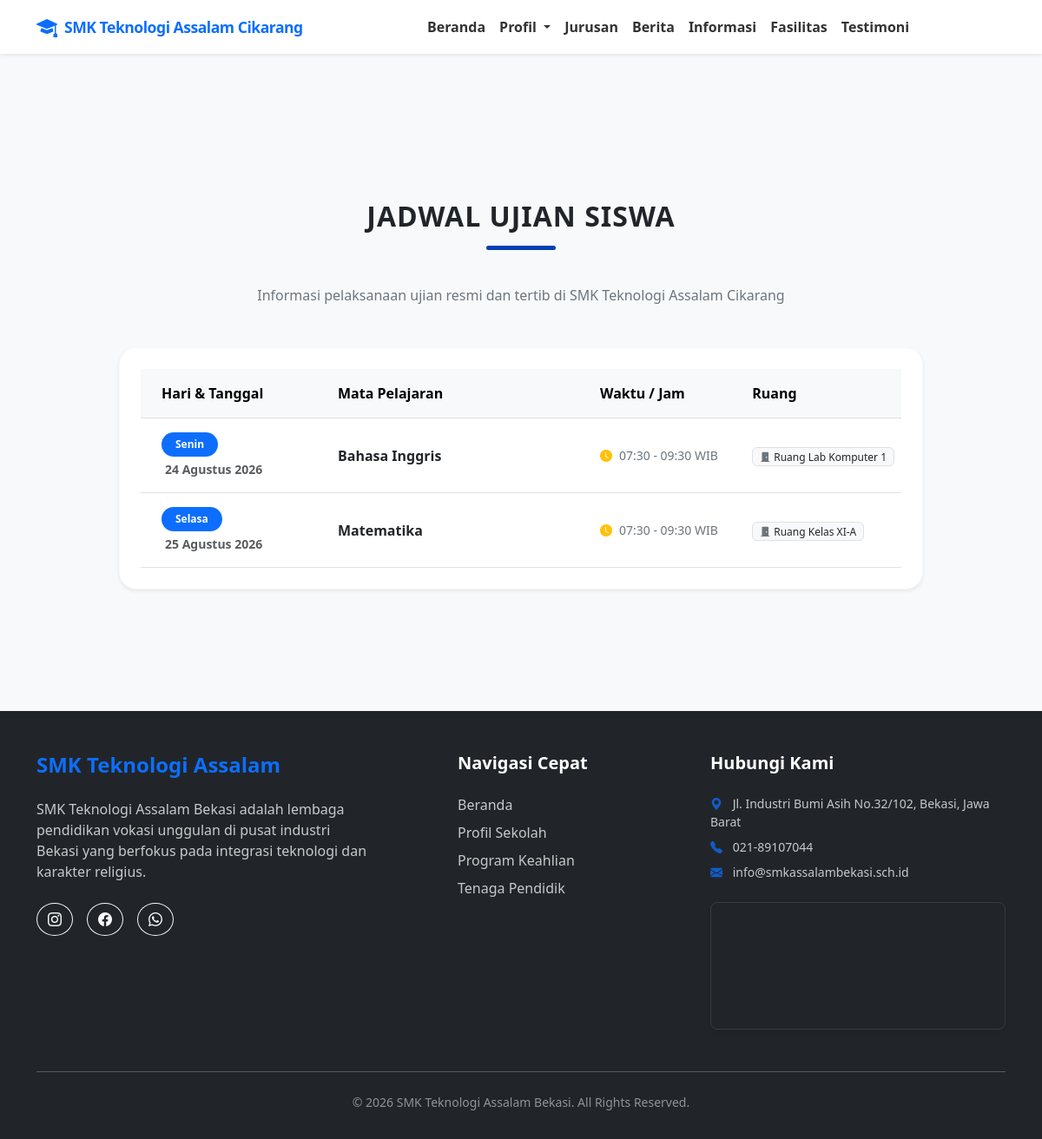
The page /ujian.php on the database its author committed.
### tables this page shows
CREATE TABLE `hero` (
  `id` int(11) NOT NULL,
  `judul_utama` varchar(255) NOT NULL,
  `subtitle` text NOT NULL,
  `img_slider_1` varchar(255) NOT NULL,
  `img_slider_2` varchar(255) NOT NULL
);

CREATE TABLE `ujian` (
  `id` int(11) NOT NULL,
  `hari` varchar(20) NOT NULL,
  `tanggal` varchar(50) NOT NULL,
  `mapel` varchar(100) NOT NULL,
  `waktu` varchar(30) NOT NULL,
  `ruang` varchar(50) NOT NULL
);

CREATE TABLE `kontak` (
  `id` int(11) NOT NULL,
  `alamat` text NOT NULL,
  `telp` varchar(50) NOT NULL,
  `email` varchar(100) NOT NULL,
  `wa` varchar(50) NOT NULL,
  `ig` varchar(100) NOT NULL,
  `fb` varchar(100) NOT NULL,
  `tentang` text NOT NULL
);

### ujian.php (the view, shortened to what this page needs)
<?php
include 'header.php';
if (!isset($ujian)) {
    include_once "koneksi.php";
    $ujian = mysqli_fetch_all(mysqli_query($conn, "SELECT * FROM ujian ORDER BY id ASC"), MYSQLI_ASSOC);
}
?>
    <main class="container content-wrapper" style="margin-top: 120px; margin-bottom: 60px;">
        <div class="text-center mb-5">
            <h2 class="section-title">Jadwal Ujian Siswa</h2>
            <p class="text-secondary">Informasi pelaksanaan ujian resmi dan tertib di <?= $hero['judul_utama'] ?? 'SMK Teknologi Assalam' ?></p>
        </div>
        <div class="row justify-content-center">
            <div class="col-lg-10">
                <div class="card card-custom p-4 shadow-sm border border-light bg-white">
                    <div class="table-responsive">
                        <table class="table table-hover align-middle mb-0">
                            <thead class="table-light text-primary">
                                <tr>
                                    <th scope="col" class="py-3 px-4" style="width: 25%;">Hari & Tanggal</th>
                                    <th scope="col" class="py-3">Mata Pelajaran</th>
                                    <th scope="col" class="py-3" style="width: 20%;">Waktu / Jam</th>
                                    <th scope="col" class="py-3" style="width: 20%;">Ruang</th>
                                </tr>
                            </thead>
                            <tbody>
                                <?php if (!empty($ujian)): ?>
                                    <?php foreach($ujian as $u): ?>
                                    <tr>
                                        <td class="py-3 px-4">
                                            <span class="badge bg-primary px-3 py-2 rounded-pill fw-bold text-white d-inline-block mb-1">
                                                <?= htmlspecialchars($u['hari'] ?? '') ?>
                                            </span>
                                            <div class="small text-muted fw-semibold ps-1">
                                                <?= htmlspecialchars($u['tanggal'] ?? '') ?>
                                            </div>
                                        </td>
                                        <td class="py-3 fw-bold text-dark fs-6">
                                            <?= htmlspecialchars($u['mapel'] ?? '') ?>
                                        </td>
                                        <td class="py-3 text-secondary small fw-medium">
                                            <i class="bi bi-clock-fill text-warning me-2"></i><?= htmlspecialchars($u['waktu'] ?? '07:30 - 09:30') ?> WIB
                                        </td>
                                        <td class="py-3">
                                            <span class="badge bg-light text-dark border px-2 py-1.5 fw-medium">
                                                <i class="bi bi-door-closed-fill text-secondary me-1"></i><?= htmlspecialchars($u['ruang'] ?? 'Ruang Lab') ?>
                                            </span>
                                        </td>
                                    </tr>
                                    <?php endforeach; ?>
                                <?php endif; ?>
                            </tbody>
                        </table>
                    </div>
                </div>
            </div>
        </div>
    </main>
<?php
include 'footer.php';
?>

### header.php (shortened to what this page needs)
<?php
include 'koneksi.php';
$hero     = mysqli_fetch_assoc(mysqli_query($conn, "SELECT * FROM hero LIMIT 1")) ?? [];
$kontak   = mysqli_fetch_assoc(mysqli_query($conn, "SELECT * FROM kontak LIMIT 1")) ?? [];
?>
<!DOCTYPE html>
<html lang="id">
<head>
    <link href="https://cdn.jsdelivr.net/npm/bootstrap@5.3.0/dist/css/bootstrap.min.css" rel="stylesheet">
    <link rel="stylesheet" href="https://cdn.jsdelivr.net/npm/bootstrap-icons@1.11.0/font/bootstrap-icons.css">
</head>
<body>
    <nav id="mainNav" class="navbar navbar-expand-lg fixed-top shadow-sm py-2">
        <div class="container">
            <a class="navbar-brand fw-bold text-primary d-flex align-items-center" href="index.php">
                <i class="bi bi-mortarboard-fill me-2 fs-4"></i>
                <span style="letter-spacing: -0.5px; font-size: 1.1rem;"><?= $hero['judul_utama'] ?? '' ?></span>
            </a>
            <div class="collapse navbar-collapse" id="navbarNav">
                <ul class="navbar-nav ms-auto align-items-lg-center">
                    <li class="nav-item"><a class="nav-link px-lg-2 small fw-semibold" href="index.php">Beranda</a></li>
                    <li class="nav-item dropdown">
                        <a class="nav-link dropdown-toggle px-lg-2 small fw-semibold" href="#" id="navbarDropdownProfil" role="button" data-bs-toggle="dropdown" aria-expanded="false">
                            Profil
                        </a>
                    </li>
                    <li class="nav-item"><a class="nav-link px-lg-2 small fw-semibold" href="index.php#jurusan">Jurusan</a></li>
                    <li class="nav-item"><a class="nav-link px-lg-2 small fw-semibold" href="index.php#berita">Berita</a></li>
                    <li class="nav-item"><a class="nav-link px-lg-2 small fw-semibold" href="index.php#informasi">Informasi</a></li>
                    <li class="nav-item"><a class="nav-link px-lg-2 small fw-semibold" href="index.php#fasilitas">Fasilitas</a></li>
                    <li class="nav-item"><a class="nav-link px-lg-2 small fw-semibold" href="index.php#testimoni">Testimoni</a></li>
                    <li class="nav-item ms-lg-2 mt-2 mt-lg-0">
                        <a class="nav-link btn btn-danger btn-sm text-white px-3 py-1 rounded-pill d-inline-block w-auto" href="dashboard" style="font-size: 0.85rem;">
                            <i class="bi bi-lock-fill me-1"></i> Admin
                        </a>
                    </li>
                </ul>
            </div>
        </div>
    </nav>

### footer.php (shortened to what this page needs)
<footer class="bg-dark text-white pt-5 pb-3">
        <div class="container">
            <div class="row g-5">
                <div class="col-lg-5">
                    <h4 class="fw-bold text-primary mb-4">SMK Teknologi Assalam</h4>
                    <p class="opacity-75 pe-lg-5 mb-4"><?= $kontak['tentang'] ?? '' ?></p>
                    <div class="d-flex gap-3 mt-4">
                        <a href="https://www.instagram.com/<?= $kontak['ig'] ?? '' ?>" class="btn btn-outline-light rounded-circle"><i class="bi bi-instagram"></i></a>
                        <a href="https://fb.me/<?= $kontak['fb'] ?? '' ?>" class="btn btn-outline-light rounded-circle"><i class="bi bi-facebook"></i></a>
                        <a href="https://wa.me/<?= $kontak['wa'] ?? '' ?>" class="btn btn-outline-light rounded-circle"><i class="bi bi-whatsapp"></i></a>
                    </div>
                </div>
                <div class="col-lg-3">
                    <h5 class="fw-bold mb-4">Navigasi Cepat</h5>
                    <ul class="list-unstyled opacity-75">
                        <li class="mb-2"><a href="#hero" class="text-white text-decoration-none">Beranda</a></li>
                        <li class="mb-2"><a href="#profil" class="text-white text-decoration-none">Profil Sekolah</a></li>
                        <li class="mb-2"><a href="#jurusan" class="text-white text-decoration-none">Program Keahlian</a></li>
                        <li class="mb-2"><a href="#guru" class="text-white text-decoration-none">Tenaga Pendidik</a></li>
                    </ul>
                </div>
                <div class="col-lg-4">
                    <h5 class="fw-bold mb-4">Hubungi Kami</h5>
                    <p class="small opacity-75 mb-2"><i class="bi bi-geo-alt-fill text-primary me-2"></i> <?= $kontak['alamat'] ?? '' ?></p>
                    <p class="small opacity-75 mb-2"><i class="bi bi-telephone-fill text-primary me-2"></i> <?= $kontak['telp'] ?? '' ?></p>
                    <p class="small opacity-75 mb-4"><i class="bi bi-envelope-fill text-primary me-2"></i> <?= $kontak['email'] ?? '' ?></p>
                    <?php if (!empty($kontak['alamat'])): ?>
                        <div class="rounded-3 overflow-hidden shadow-sm ratio ratio-21x9" style="border: 1px solid rgba(255,255,255,0.1);">
                            <iframe
                                src="https://maps.google.com/maps?q=<?= $hero['judul_utama'] ?> <?= urlencode($kontak['alamat']) ?>&t=&z=15&ie=UTF8&iwloc=&output=embed"
                                style="border:0;"
                                allowfullscreen=""
                                loading="lazy"
>
                            </iframe>
                        </div>
                    <?php endif; ?>
                </div>
            </div>
            <hr class="mt-5 mb-4 opacity-25">
            <div class="text-center opacity-50 small">
                <p>&copy; 2026 SMK Teknologi Assalam Bekasi. All Rights Reserved. </p>
            </div>
        </div>
    </footer>
</body>
</html>

### header.php (style rules this page uses)
:root { --primary-color: #0440b3; --accent-color: #ffc107; }
body { font-family: 'Segoe UI', Tahoma, Geneva, Verdana, sans-serif; background-color: #f8f9fa; overflow-x: hidden; }
.navbar { background: rgba(255, 255, 255, 0.95); backdrop-filter: blur(10px); }
.nav-link { font-weight: 500; color: #333; transition: 0.3s; }
.content-wrapper { padding-top: 110px; padding-bottom: 80px; }
.section-title { font-weight: 800; margin-bottom: 40px; position: relative; padding-bottom: 20px; text-transform: uppercase; letter-spacing: 1px; }
.section-title::after { content: ''; position: absolute; bottom: 0; left: 50%; transform: translateX(-50%); width: 80px; height: 5px; background: var(--primary-color); border-radius: 10px; }
.card-custom { border: none; border-radius: 20px; transition: 0.4s; overflow: hidden; box-shadow: 0 10px 30px rgba(0,0,0,0.05); background: #fff; }

### rows shown on the page
hero: judul_utama "SMK Teknologi Assalam Cikarang"
ujian: hari "Senin", tanggal "24 Agustus 2026", mapel "Bahasa Inggris", waktu "07:30 - 09:30", ruang "Ruang Lab Komputer 1"
ujian: hari "Selasa", tanggal "25 Agustus 2026", mapel "Matematika", waktu "07:30 - 09:30", ruang "Ruang Kelas XI-A"
kontak: tentang "SMK Teknologi Assalam Bekasi adalah lembaga pendidikan vokasi unggulan di pusat industri Bekasi yang berfokus pada integrasi teknologi dan karakter religius.", alamat "Jl. Industri Bumi Asih No.32/102, Bekasi, Jawa Barat", telp "021-89107044", email "info@smkassalambekasi.sch.id"
